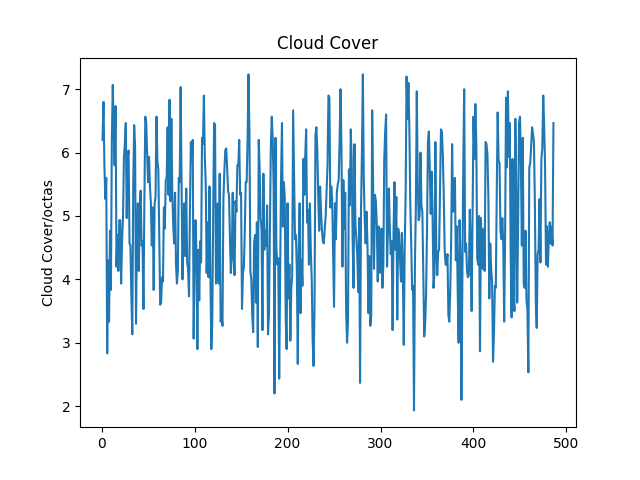

Recreate this plot in Python.
import basic
import matplotlib.pyplot as plt
import pandas as pd


def main():
    basic.prepare("../data/CC_STAID000011.txt", "CC", 30)
    data = pd.read_csv("../tmpcc.csv")
    # print(data.head(10))
    # print(data.columns)
    x = data["DATE"]
    y = data["CC"]
    plt.plot(x, y)
    plt.title("Cloud Cover")
    plt.ylabel("Cloud Cover/octas")
    # plt.show()
    plt.savefig("cc.png")


if __name__ == "__main__":
    main()
